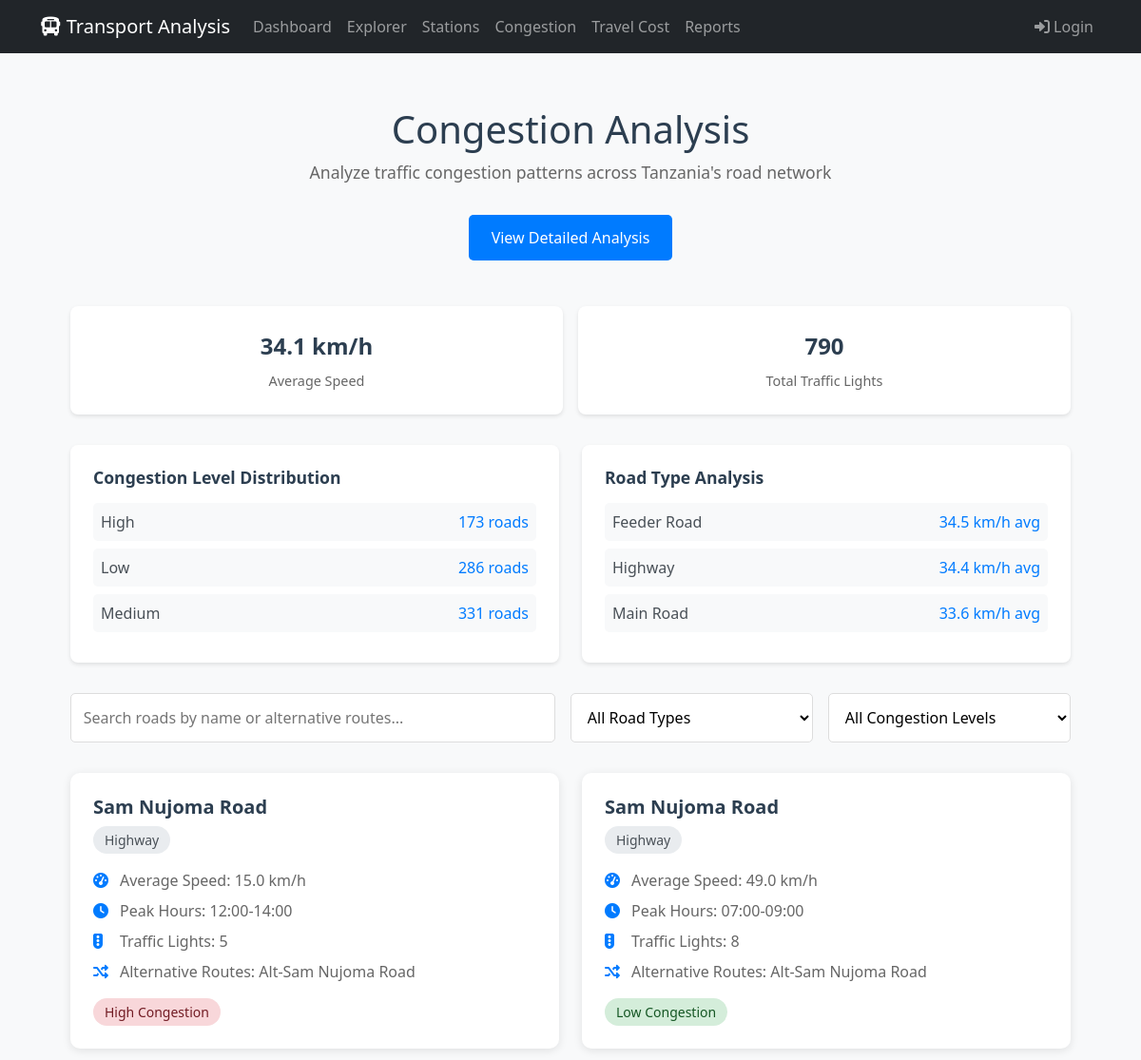
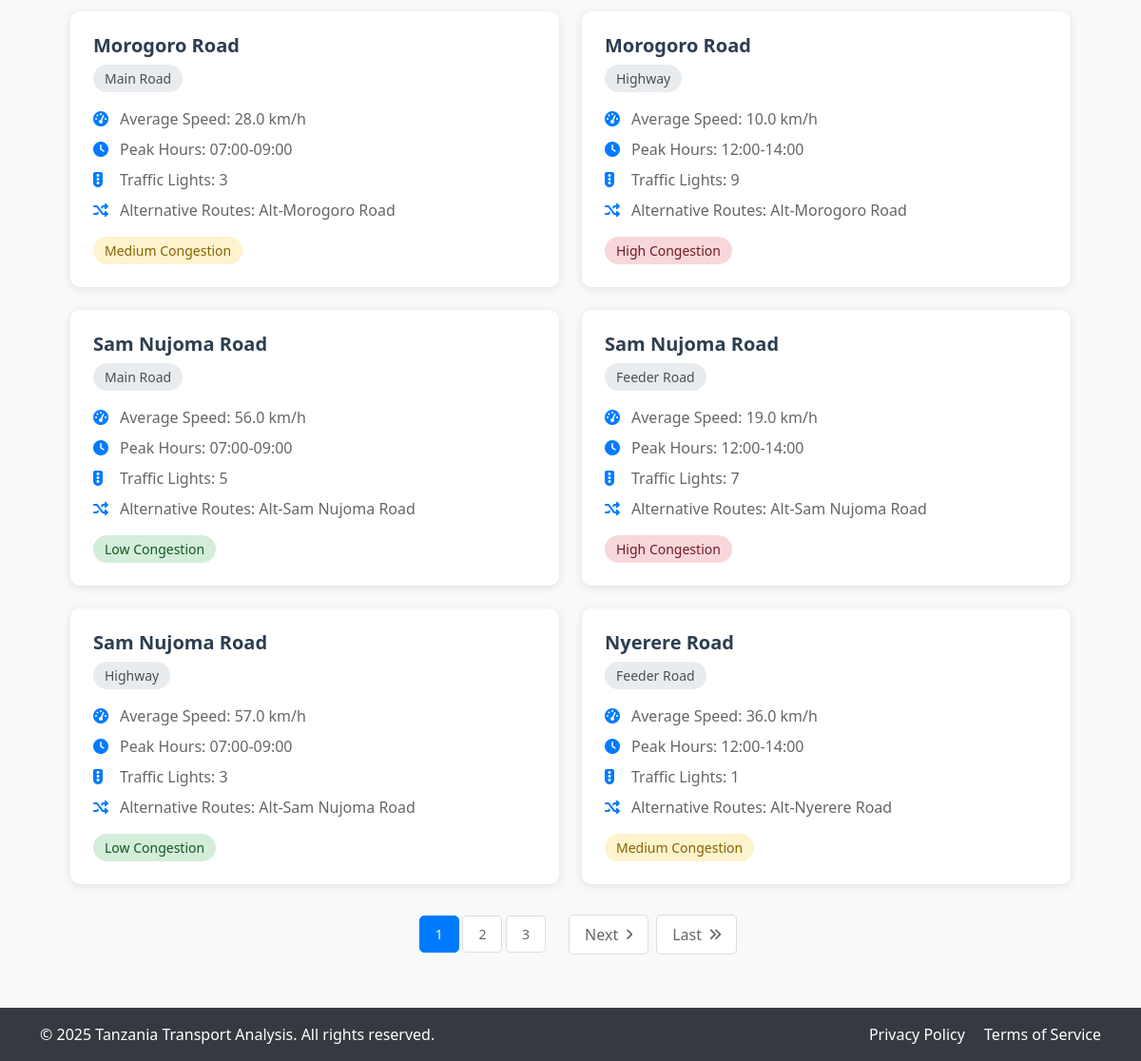
The app's page /congestion/ with its own data (2 pictures, top to bottom).
### dashboard/models.py (models this page shows, shortened)
class TransportData(models.Model):
    road_name = models.CharField(max_length=255)
    road_distance = models.FloatField()
    route_name = models.CharField(max_length=255)
    bus_station = models.CharField(max_length=255)
    brt_station = models.CharField(max_length=255)
    peak_hours = models.CharField(max_length=50)
    average_speed = models.FloatField()
    travel_time = models.FloatField()
    fare = models.FloatField()
    landmark_nearby = models.CharField(max_length=255)
    road_type = models.CharField(max_length=50)
    traffic_lights_count = models.IntegerField()
    route_type = models.CharField(max_length=50)
    congestion_level = models.CharField(max_length=50)
    passenger_capacity = models.IntegerField()
    alternative_routes = models.CharField(max_length=255)
    bus_station_location = models.CharField(max_length=255)
    brt_station_location = models.CharField(max_length=255)
    geojson_data = models.TextField()
    class Meta:
        verbose_name_plural = "Transport Data"

### congestion/views.py (the view)
# urls.py: path('', views.index, name='index'),
def index(request):
    road_type = request.GET.get('road_type', '')
    congestion_level = request.GET.get('congestion', '')
    search_query = request.GET.get('search', '')
    page = request.GET.get('page', 1)
    congestion_data = TransportData.objects.values(
        'road_name',
        'road_type',
        'congestion_level',
        'average_speed',
        'peak_hours',
        'traffic_lights_count',
        'alternative_routes'
    ).distinct()
    if road_type:
        congestion_data = congestion_data.filter(road_type=road_type)
    if congestion_level:
        congestion_data = congestion_data.filter(congestion_level=congestion_level)
    if search_query:
        congestion_data = congestion_data.filter(
            Q(road_name__icontains=search_query) |
            Q(alternative_routes__icontains=search_query)
        )
    stats = TransportData.objects.aggregate(
        avg_speed=Avg('average_speed'),
        total_traffic_lights=Count('traffic_lights_count'),
    )
    congestion_distribution = TransportData.objects.values(
        'congestion_level'
    ).annotate(
        count=Count('id')
    ).order_by('congestion_level')
    road_type_stats = TransportData.objects.values(
        'road_type'
    ).annotate(
        avg_speed=Avg('average_speed'),
        count=Count('id')
    ).order_by('road_type')
    paginator = Paginator(list(congestion_data), 8)  # Show 8 roads per page
    try:
        roads = paginator.page(page)
    except PageNotAnInteger:
        roads = paginator.page(1)
    except EmptyPage:
        roads = paginator.page(paginator.num_pages)
    context = {
        'roads': roads,
        'stats': stats,
        'congestion_distribution': congestion_distribution,
        'road_type_stats': road_type_stats,
        'road_types': TransportData.objects.values_list('road_type', flat=True).distinct(),
        'congestion_levels': TransportData.objects.values_list('congestion_level', flat=True).distinct(),
        'selected_road_type': road_type,
        'selected_congestion': congestion_level,
        'search_query': search_query,
    }
    return render(request, 'congestion/index.html', context)

### congestion/templates/congestion/index.html (shortened to what this page needs)
{% extends 'base.html' %}
{% load static %}
{% block content %}
<div class="congestion-container">
    <div class="page-header">
        <h1 class="page-title">Congestion Analysis</h1>
        <p class="subtitle">Analyze traffic congestion patterns across Tanzania's road network</p>
        <a href="{% url 'congestion:details' %}" class="action-button">View Detailed Analysis</a>
    </div>
    <div class="stats-container">
        <div class="stat-card">
            <div class="stat-value">{{ stats.avg_speed|floatformat:1 }} km/h</div>
            <div class="stat-label">Average Speed</div>
        </div>
        <div class="stat-card">
            <div class="stat-value">{{ stats.total_traffic_lights }}</div>
            <div class="stat-label">Total Traffic Lights</div>
        </div>
    </div>
    <div class="distribution-container">
        <div class="distribution-card">
            <h3 class="distribution-title">Congestion Level Distribution</h3>
            {% for level in congestion_distribution %}
            <div class="distribution-item">
                <span class="distribution-label">{{ level.congestion_level }}</span>
                <span class="distribution-value">{{ level.count }} roads</span>
            </div>
            {% endfor %}
        </div>
        <div class="distribution-card">
            <h3 class="distribution-title">Road Type Analysis</h3>
            {% for type in road_type_stats %}
            <div class="distribution-item">
                <span class="distribution-label">{{ type.road_type }}</span>
                <span class="distribution-value">{{ type.avg_speed|floatformat:1 }} km/h avg</span>
            </div>
            {% endfor %}
        </div>
    </div>
    <div class="search-filter-container">
        <div class="search-box">
            <input type="text" id="searchInput" placeholder="Search roads by name or alternative routes..."
                   value="{{ search_query }}" aria-label="Search roads">
        </div>
        <select class="filter-select" id="roadTypeFilter" aria-label="Filter by road type">
            <option value="">All Road Types</option>
        </select>
        <select class="filter-select" id="congestionFilter" aria-label="Filter by congestion level">
            <option value="">All Congestion Levels</option>
        </select>
    </div>
    <div class="roads-grid">
        {% for road in roads %}
        <div class="road-card">
            <h2 class="road-name">{{ road.road_name }}</h2>
            <span class="road-type">{{ road.road_type }}</span>
            <div class="road-details">
                <div class="road-detail-item">
                    <i class="fas fa-tachometer-alt"></i>
                    <span>Average Speed: {{ road.average_speed|floatformat:1 }} km/h</span>
                </div>
                <div class="road-detail-item">
                    <i class="fas fa-clock"></i>
                    <span>Peak Hours: {{ road.peak_hours }}</span>
                </div>
                <div class="road-detail-item">
                    <i class="fas fa-traffic-light"></i>
                    <span>Traffic Lights: {{ road.traffic_lights_count }}</span>
                </div>
                <div class="road-detail-item">
                    <i class="fas fa-random"></i>
                    <span>Alternative Routes: {{ road.alternative_routes }}</span>
                </div>
            </div>
            <span class="congestion-level congestion-{{ road.congestion_level|lower }}">
                {{ road.congestion_level }} Congestion
            </span>
        </div>
        {% empty %}
        <div class="no-roads">
            No roads found matching your criteria.
        </div>
        {% endfor %}
    </div>
    {% if roads.paginator.num_pages > 1 %}
    <div class="pagination-container">
        <div class="pagination-info">
            {% for num in roads.paginator.page_range %}
                {% if num == roads.number %}
                    <span class="pagination-button active">{{ num }}</span>
                {% elif num > roads.number|add:'-3' and num < roads.number|add:'3' %}
                    <a href="?page={{ num }}"
                       class="pagination-button">{{ num }}</a>
                {% endif %}
            {% endfor %}
        </div>
        {% if roads.has_next %}
        <a href="?page={{ roads.next_page_number }}"
           class="pagination-button">
            Next
            <i class="fas fa-angle-right"></i>
        </a>
        <a href="?page={{ roads.paginator.num_pages }}"
           class="pagination-button">
            Last
            <i class="fas fa-angle-double-right"></i>
        </a>
        {% endif %}
    </div>
    {% endif %}
</div>
{% endblock %}

### templates/base.html (style rules this page uses)
:root { --primary-color: #007bff; --secondary-color: #6c757d; --success-color: #28a745; }
body { font-family: 'Segoe UI', Tahoma, Geneva, Verdana, sans-serif; background-color: #f8f9fa; min-height: 100vh; display: flex; flex-direction: column; }

### congestion/templates/congestion/index.html (style rules this page uses)
.congestion-container { max-width: 1200px; margin: 0 auto; padding: 2rem; }
.page-header { text-align: center; margin-bottom: 2rem; }
.page-title { font-size: 2.5rem; color: #2c3e50; margin-bottom: 0.5rem; }
.subtitle { color: #666; font-size: 1.1rem; }
.stats-container { display: grid; grid-template-columns: repeat(auto-fit, minmax(200px, 1fr)); gap: 1rem; margin-bottom: 2rem; }
.stat-card { background: white; padding: 1.5rem; border-radius: 8px; box-shadow: 0 2px 4px rgba(0,0,0,0.1); text-align: center; }
.stat-value { font-size: 1.5rem; font-weight: bold; color: #2c3e50; }
.stat-label { color: #666; font-size: 0.9rem; margin-top: 0.5rem; }
.search-filter-container { display: grid; grid-template-columns: 2fr 1fr 1fr; gap: 1rem; margin-bottom: 2rem; }
.search-box input { width: 100%; padding: 0.8rem; border: 1px solid #ddd; border-radius: 5px; font-size: 1rem; }
.filter-select { padding: 0.8rem; border: 1px solid #ddd; border-radius: 5px; font-size: 1rem; background: white; }
.roads-grid { display: grid; grid-template-columns: repeat(auto-fill, minmax(350px, 1fr)); gap: 1.5rem; margin-bottom: 2rem; }
.road-card { background: white; border-radius: 10px; padding: 1.5rem; box-shadow: 0 2px 10px rgba(0,0,0,0.1); transition: transform 0.3s ease; }
.road-name { font-size: 1.25rem; color: #2c3e50; margin-bottom: 0.5rem; font-weight: bold; }
.road-type { display: inline-block; padding: 0.25rem 0.75rem; background: #e9ecef; border-radius: 15px; font-size: 0.875rem; color: #495057; margin-bottom: 1rem; }
.road-details { margin-bottom: 1rem; }
.road-detail-item { display: flex; align-items: center; margin-bottom: 0.5rem; color: #666; }
.road-detail-item i { width: 20px; margin-right: 0.5rem; color: #007bff; }
.congestion-level { display: inline-block; padding: 0.25rem 0.75rem; border-radius: 15px; font-size: 0.875rem; font-weight: 500; }
.congestion-low { background: #d4edda; color: #155724; }
.congestion-medium { background: #fff3cd; color: #856404; }
.congestion-high { background: #f8d7da; color: #721c24; }
.pagination-container { margin-top: 2rem; display: flex; justify-content: center; align-items: center; gap: 0.5rem; }
.pagination-button { padding: 0.5rem 1rem; border: 1px solid #ddd; border-radius: 5px; background: white; color: #666; cursor: pointer; transition: all 0.3s ease; text-decoration: none; display: inline-flex; align-items: center; gap: 0.5rem; }
.pagination-button.active { background: #007bff; color: white; border-color: #007bff; }
.pagination-button i { font-size: 0.875rem; }
.pagination-info { color: #666; font-size: 0.875rem; margin: 0 1rem; }
.distribution-container { display: grid; grid-template-columns: repeat(auto-fit, minmax(300px, 1fr)); gap: 1.5rem; margin: 2rem 0; }
.distribution-card { background: white; padding: 1.5rem; border-radius: 8px; box-shadow: 0 2px 4px rgba(0,0,0,0.1); }
.distribution-title { font-size: 1.1rem; color: #2c3e50; margin-bottom: 1rem; font-weight: bold; }
.distribution-item { display: flex; justify-content: space-between; align-items: center; margin-bottom: 0.5rem; padding: 0.5rem; background: #f8f9fa; border-radius: 5px; }
.distribution-label { color: #495057; }
.distribution-value { font-weight: 500; color: #007bff; }
.action-button { display: inline-block; padding: 0.75rem 1.5rem; background-color: #007bff; color: white; text-decoration: none; border-radius: 5px; transition: background-color 0.3s ease; margin: 1rem 0; }

### records on screen
TransportData: road_name "Sam Nujoma Road", road_type "Highway", average_speed "15.0", peak_hours "12:00-14:00", traffic_lights_count "5", alternative_routes "Alt-Sam Nujoma Road", congestion_level "High"
TransportData: road_name "Sam Nujoma Road", road_type "Highway", average_speed "49.0", peak_hours "07:00-09:00", traffic_lights_count "8", alternative_routes "Alt-Sam Nujoma Road", congestion_level "Low"
TransportData: road_name "Morogoro Road", road_type "Main Road", average_speed "28.0", peak_hours "07:00-09:00", traffic_lights_count "3", alternative_routes "Alt-Morogoro Road", congestion_level "Medium"
TransportData: road_name "Morogoro Road", road_type "Highway", average_speed "10.0", peak_hours "12:00-14:00", traffic_lights_count "9", alternative_routes "Alt-Morogoro Road", congestion_level "High"
TransportData: road_name "Sam Nujoma Road", road_type "Main Road", average_speed "56.0", peak_hours "07:00-09:00", traffic_lights_count "5", alternative_routes "Alt-Sam Nujoma Road", congestion_level "Low"
TransportData: road_name "Sam Nujoma Road", road_type "Feeder Road", average_speed "19.0", peak_hours "12:00-14:00", traffic_lights_count "7", alternative_routes "Alt-Sam Nujoma Road", congestion_level "High"
TransportData: road_name "Sam Nujoma Road", road_type "Highway", average_speed "57.0", peak_hours "07:00-09:00", traffic_lights_count "3", alternative_routes "Alt-Sam Nujoma Road", congestion_level "Low"
TransportData: road_name "Nyerere Road", road_type "Feeder Road", average_speed "36.0", peak_hours "12:00-14:00", traffic_lights_count "1", alternative_routes "Alt-Nyerere Road", congestion_level "Medium"

### other values on screen
{{ stats.avg_speed|floatformat:1 }} "34.1"
{{ stats.total_traffic_lights }} "790"
{{ level.congestion_level }} "High" "Low" "Medium"
{{ level.count }} "173" "286" "331"
{{ type.road_type }} "Feeder Road" "Highway" "Main Road"
{{ type.avg_speed|floatformat:1 }} "34.5" "34.4" "33.6"
{{ num }} "1"
{{ num }} "2" "3"
